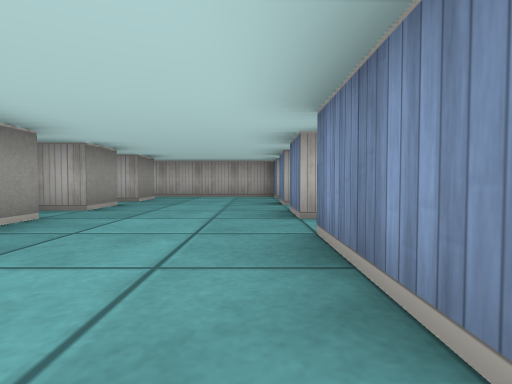
[1] (above)

13 first-person views from a walk through a cub3D level. The camera is about half as high as the walls, tilts 2° down and sees 80° across. The floor is counted in squares. Each view is taken from the middle of a square. On the plan, view 1 faces up. The plan holds only what a view shows up to about 9 squares ahead; the rest is blank. The place goes on beyond the plan.

[2]
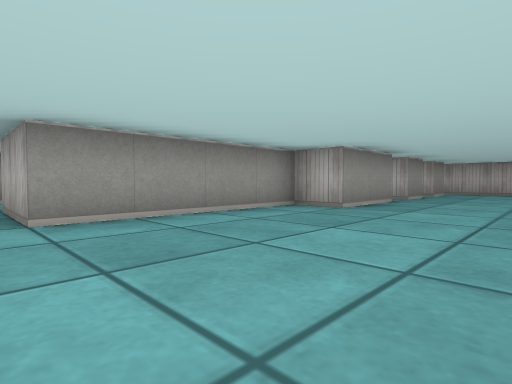

[3]
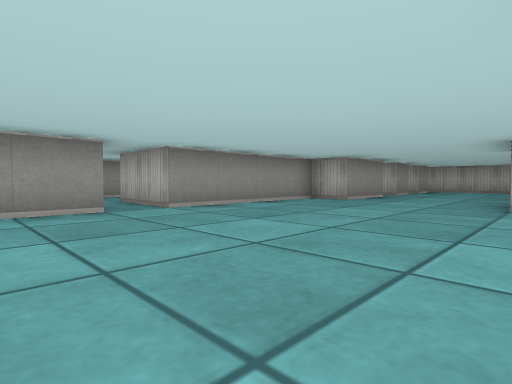

[4]
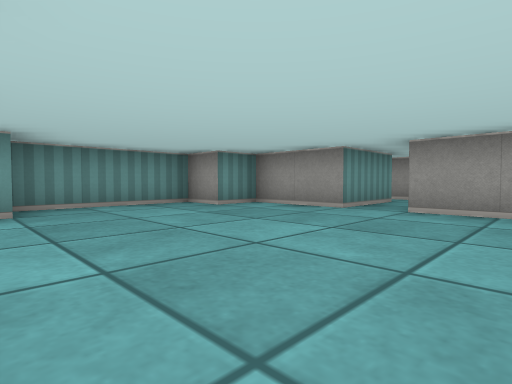

[5]
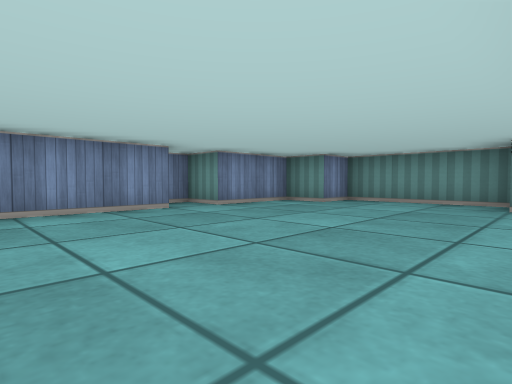

[6]
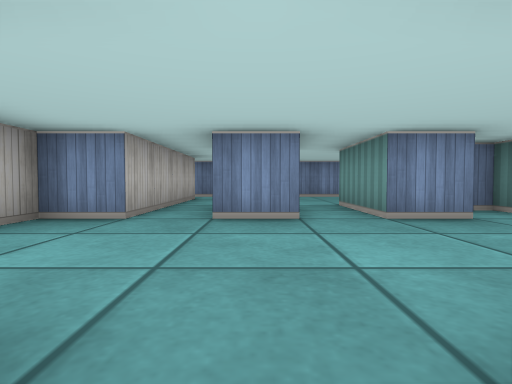

[7]
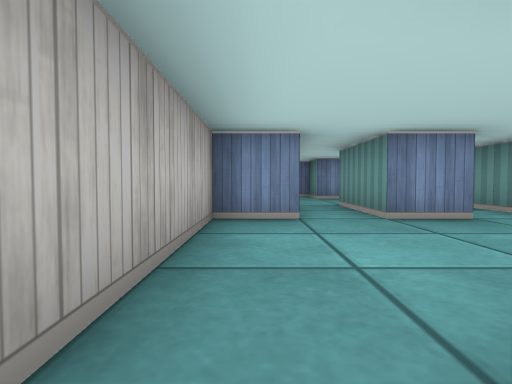

[8]
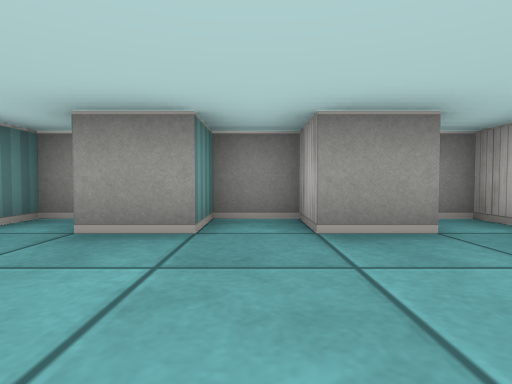

[9]
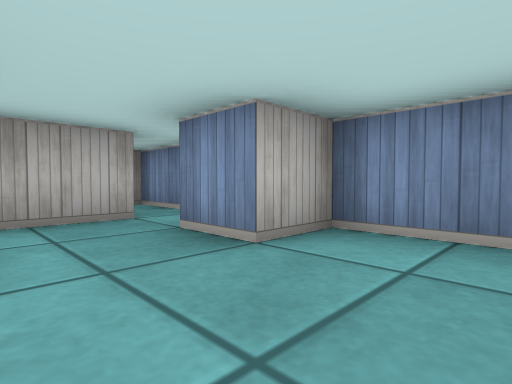

[10]
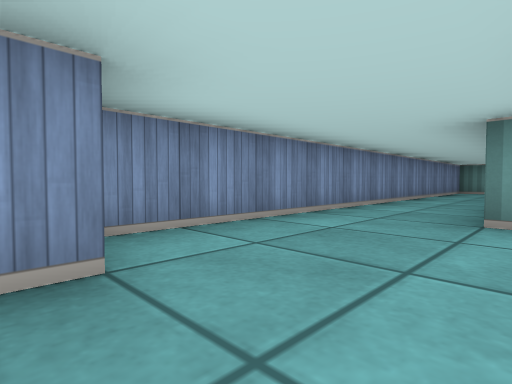

[11]
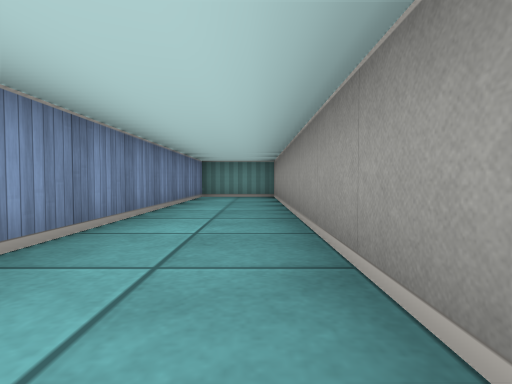

[12]
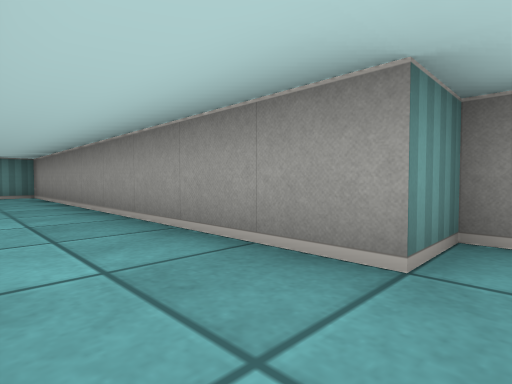

[13]
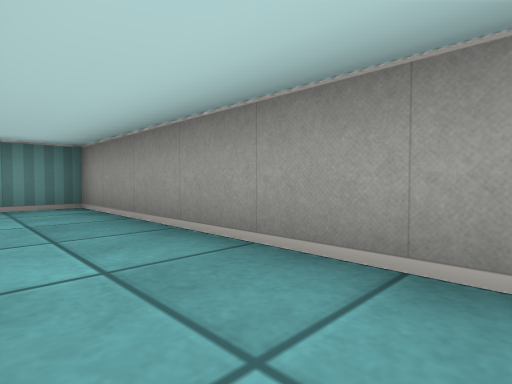

### Floor plan
Ten units are one square. View 1 is at (0, 0); x grows to the right and y downward. Boxes are objects, and circles mark ways between rooms. Rooms are numbered by the first view taken in them; rooms with no view inside come last. Other rooms are left out.
<svg viewBox="-50 -100 110 170">
<path fill="none" stroke="#000" d="M5 -5 5 -25M5 -34 5 -45 25 -45M15 -24 15 -29M-25 -36 -25 -15 -35 -15 -35 25M-35 -40 -35 -35 -29 -35M15 25 15 4M5 -54 5 -65 25 -65M-35 35 -35 55 -25 55 -25 65 5 65 5 55 15 55 15 35 25 35 25 30M-25 -76 -25 -65 -35 -65 -35 -55 -25 -55 -25 -45 -32 -45M24 -75 5 -75 5 -85 -35 -85 -35 -80M24 -25 35 -25 35 65 55 65 55 -55 45 -55 45 -65M46 -75 24 -75M45 -65 55 -65 55 -95"/>
<circle cx="15" cy="-50" r="3" fill="#2a7"/>
<circle cx="15" cy="-70" r="3" fill="#2a7"/>
<circle cx="35" cy="-60" r="3" fill="#2a7"/>
<text x="-10" y="-10">1</text>
<text x="40" y="0">2</text>
<text x="50" y="-80">3</text>
</svg>
Room 1 opens to room 2. Room 1 opens to room 3. Room 2 opens to room 3.

Where each view was taken, in squares from view 1:
view 1: 0 up, 0 right, facing up
view 2: 3 down, 0 right, facing up-left
view 3: 5 down, 1 right, facing up-left
view 4: 1 down, 1 right, facing down-left
view 5: 0 up, 3 left, facing down-right
view 6: 6 up, 3 left, facing right
view 7: 8 up, 3 left, facing right
view 8: 6 up, 0 right, facing left
view 9: 4 up, 3 right, facing up-right
view 10: 6 up, 3 right, facing down-right
view 11: 2 up, 4 right, facing down
view 12: 3 up, 5 right, facing down-left
view 13: 1 down, 5 right, facing down-left
